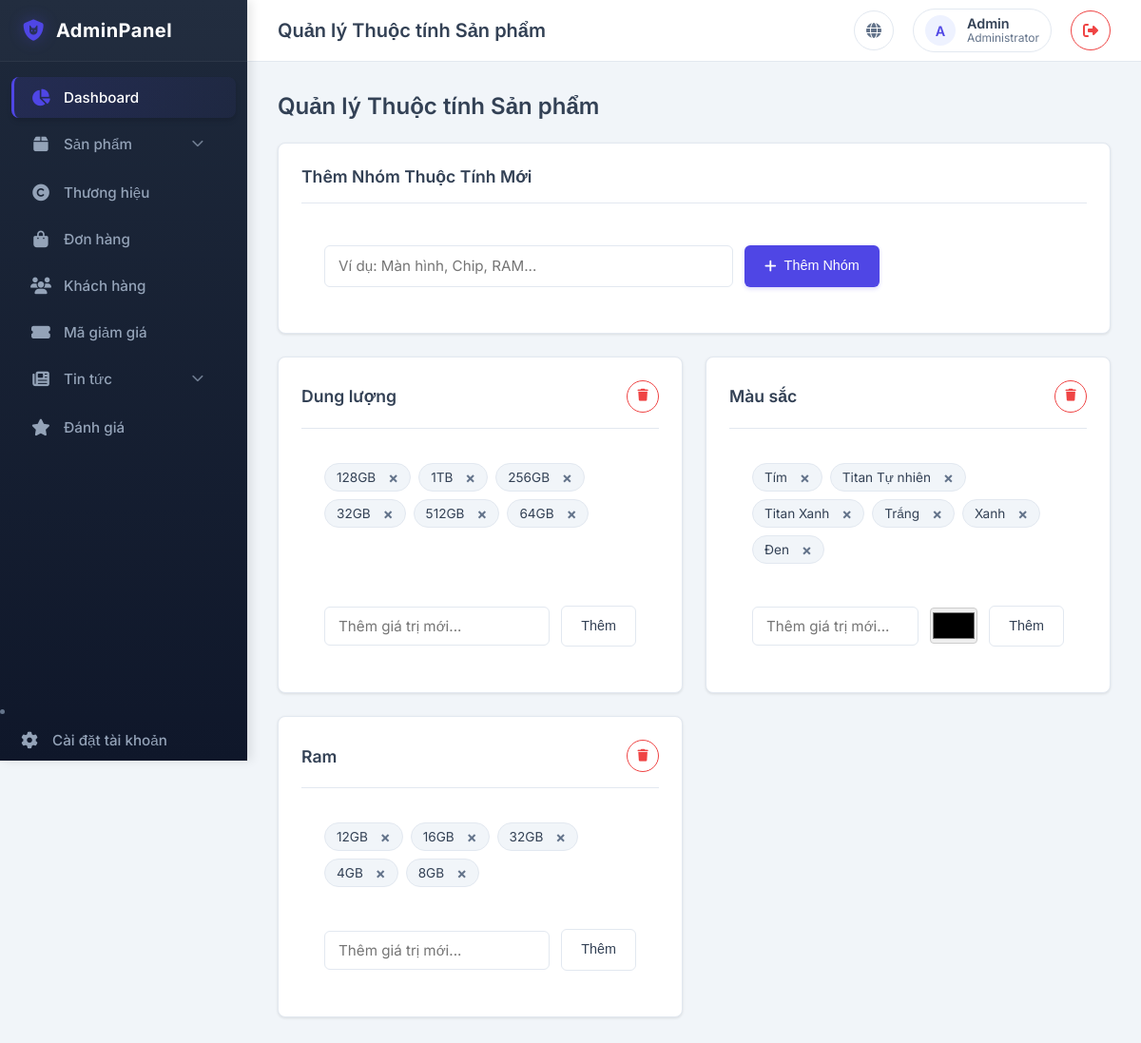
The app's page /public/admin/attributes (signed in), older data.
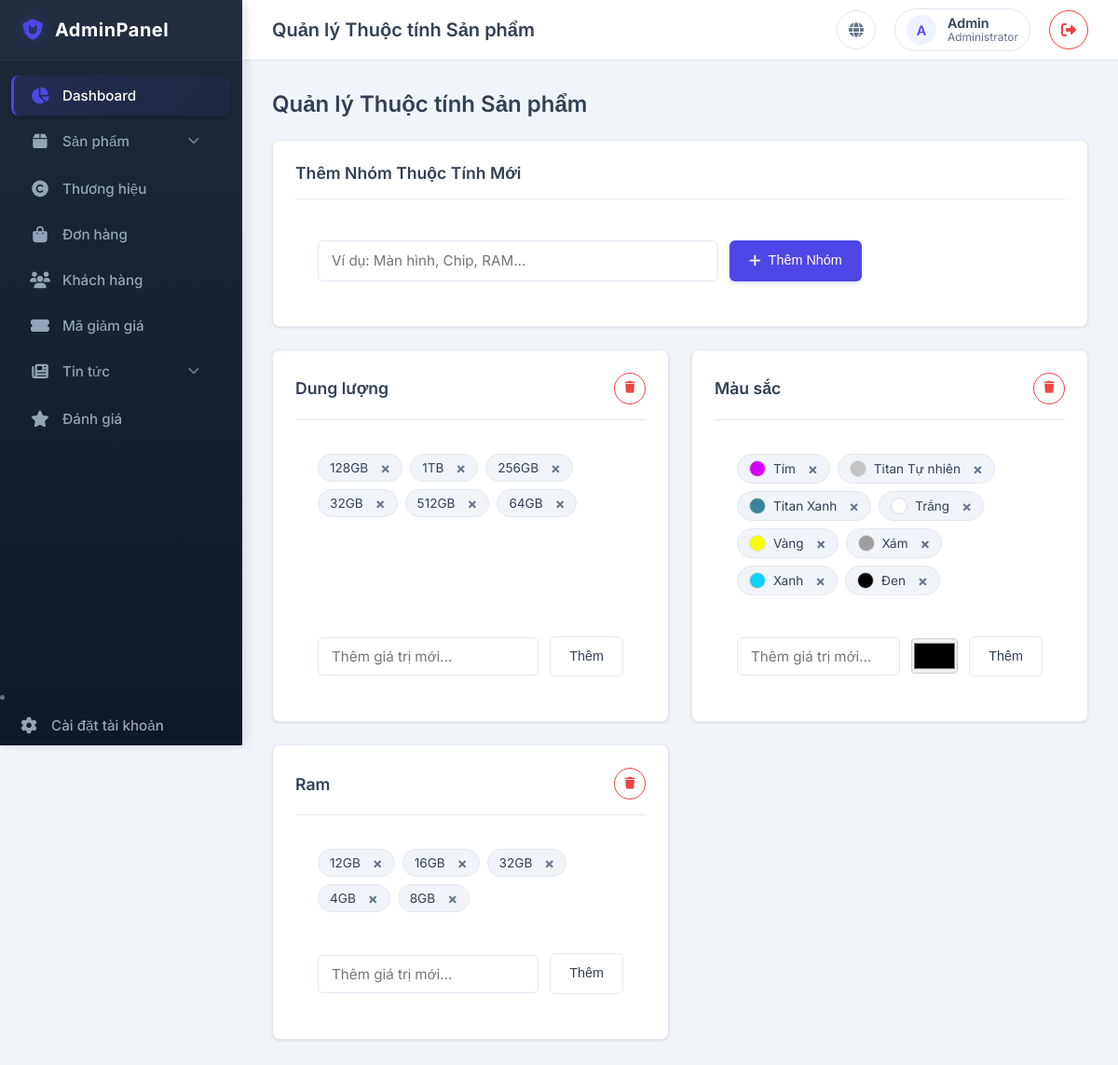
The same page, newer data.
### tables this page shows
CREATE TABLE `attributes` (
  `id` int(11) NOT NULL,
  `name` varchar(100) NOT NULL COMMENT 'Tên thuộc tính, ví dụ: Màu sắc'
);

CREATE TABLE `attribute_values` (
  `id` int(11) NOT NULL,
  `attribute_id` int(11) NOT NULL COMMENT 'Liên kết với bảng attributes',
  `value` varchar(100) NOT NULL COMMENT 'Giá trị, ví dụ: 256GB hoặc Xám Titan',
  `color_code` varchar(20) DEFAULT NULL
);

### app/core/App.php (called while the page is built, shortened)
<?php
class App
{
    protected $method = 'index';
    public function __construct()
    {
        $url = $this->parseUrl();
        if (isset($url[0])) {
            if (file_exists('../app/Controllers/' . ucfirst($url[0]) . 'Controller.php')) {
                unset($url[0]);
            } else {
                require_once '../app/Controllers/ErrorsController.php';
                $this->controller = 'ErrorsController';
            }
        }
        $this->controller = new $this->controller;
        if (isset($url[1])) {
            if (method_exists($this->controller, $url[1])) {
                $this->method = $url[1];
                unset($url[1]);
            }
        }
        $this->params = $url ? array_values($url) : [];
        call_user_func_array([$this->controller, $this->method], $this->params);
    }
    public function parseUrl()
    {
        if (isset($_GET['url'])) {
            $url = rtrim($_GET['url'], '/');
            $url = filter_var($url, FILTER_SANITIZE_URL);
            $url = explode('/', $url);
            return $url;
        }
        return [];
    }
}

### public/index.php (called while the page is built, shortened)
<?php
$app = new App();

### app/core/Database.php (called while the page is built, shortened)
<?php
class Database
{
    private $host = DB_HOST;
    private $user = DB_USER;
    private $pass = DB_PASS;
    private $dbname = DB_NAME;
    public $dbh;
    private $stmt;
    public function __construct()
    {
        $dsn = 'mysql:host=' . $this->host . ';dbname=' . $this->dbname;
        $options = [
            PDO::ATTR_PERSISTENT => true,
            PDO::ATTR_ERRMODE => PDO::ERRMODE_EXCEPTION,
            PDO::ATTR_DEFAULT_FETCH_MODE => PDO::FETCH_ASSOC,
            PDO::MYSQL_ATTR_INIT_COMMAND => 'SET NAMES utf8'
        ];
        try {
            $this->dbh = new PDO($dsn, $this->user, $this->pass, $options);
        } catch (PDOException $e) {
            $this->error = $e->getMessage();
            echo $this->error;
        }
    }
    public function query($sql)
    {
        $this->stmt = $this->dbh->prepare($sql);
    }
    public function bind($param, $value, $type = null)
    {
        if (is_null($type)) {
            switch (true) {
                case is_int($value):
                    $type = PDO::PARAM_INT;
                    break;
            }
        }
        $this->stmt->bindValue($param, $value, $type);
    }
    public function execute()
    {
        return $this->stmt->execute();
    }
    public function resultSet()
    {
        $this->execute();
        return $this->stmt->fetchAll();
    }
}

### app/Models/AttributeModel.php (called while the page is built, shortened)
<?php
class AttributeModel
{
    private $db;
    public function __construct()
    {
        $this->db = new Database;
    }
    public function getAllAttributes()
    {
        $this->db->query('SELECT * FROM attributes ORDER BY name ASC');
        return $this->db->resultSet();
    }
    public function getValuesByAttributeId($attribute_id)
    {
        $this->db->query('SELECT * FROM attribute_values WHERE attribute_id = :attr_id ORDER BY value ASC');
        $this->db->bind(':attr_id', $attribute_id);
        return $this->db->resultSet();
    }
    public function getAllAttributesWithValues()
    {
        $attributes = $this->getAllAttributes();
        $result = [];
        foreach ($attributes as $attr) {
            $attr['values'] = $this->getValuesByAttributeId($attr['id']);
            $result[] = $attr;
        }
        return $result;
    }
}

### app/Views/admin/attributes/index.php (the view, shortened to what the changed rows need)
<div class="mb-4">
    <h2 class="card-title" style="font-size: 1.5rem;"><?php echo $data['title']; ?></h2>
</div>
<div style="display: grid; grid-template-columns: repeat(auto-fill, minmax(400px, 1fr)); gap: 24px;">
    <?php foreach ($data['attributes'] as $attr) : ?>
        <div class="card" style="margin-bottom: 0; display: flex; flex-direction: column;">
            <div class="card-header" style="display: flex; justify-content: space-between; align-items: center;">
                <h3 class="card-title" style="font-size: 1.1rem; margin: 0;"><?php echo htmlspecialchars($attr['name']); ?></h3>
                <a href="<?php echo URLROOT; ?>/admin/deleteAttribute/<?php echo $attr['id']; ?>"
                    class="btn-icon"
                    title="Xóa nhóm này"
                    style="color: var(--danger-color); border-color: var(--danger-color); width: 32px; height: 32px;"
                    onclick="return confirm('Cảnh báo: Xóa nhóm này sẽ xóa tất cả giá trị bên trong! Tiếp tục?')">
                    <i class="fas fa-trash" style="font-size: 0.8rem;"></i>
                </a>
            </div>
            <div style="padding: 0 24px; flex-grow: 1;">
                <div class="value-tags">
                    <?php if (empty($attr['values'])) : ?>
                        <span style="color: var(--text-light); font-style: italic; font-size: 0.9rem;">Chưa có giá trị nào.</span>
                    <?php else : ?>
                        <?php foreach ($attr['values'] as $val) : ?>
                            <div class="value-tag">
                                <?php if (!empty($val['color_code'])): ?>
                                    <span class="color-dot" style="background-color: <?php echo htmlspecialchars($val['color_code']); ?>;"></span>
                                <?php endif; ?>
                                <?php echo htmlspecialchars($val['value']); ?>
                                <a href="<?php echo URLROOT; ?>/admin/deleteAttributeValue/<?php echo $val['id']; ?>" title="Xóa giá trị">&times;</a>
                            </div>
                        <?php endforeach; ?>
                    <?php endif; ?>
                </div>
            </div>
            <div style="padding: 24px; margin-top: auto;">
                <form action="<?php echo URLROOT; ?>/admin/addAttributeValue" method="POST" class="value-form">
                    <input type="text" name="value" placeholder="Thêm giá trị mới..." required class="form-control" style="flex: 1;">
                    <?php if (stripos($attr['name'], 'Màu') !== false || stripos($attr['name'], 'Color') !== false): ?>
                        <input type="color" name="color_code" title="Chọn mã màu hiển thị"
                            style="height: 38px; width: 50px; padding: 0; border: 1px solid #ccc; border-radius: 4px; cursor: pointer;">
                    <?php endif; ?>
                    <button type="submit" class="btn btn-secondary" style="white-space: nowrap;">Thêm</button>
                </form>
            </div>
        </div>
    <?php endforeach; ?>
</div>

Row changes from the older to the newer data that the page shows:
added attribute_values: value "Vàng", shown under attributes "Màu sắc"
added attribute_values: value "Xám", shown under attributes "Màu sắc"
